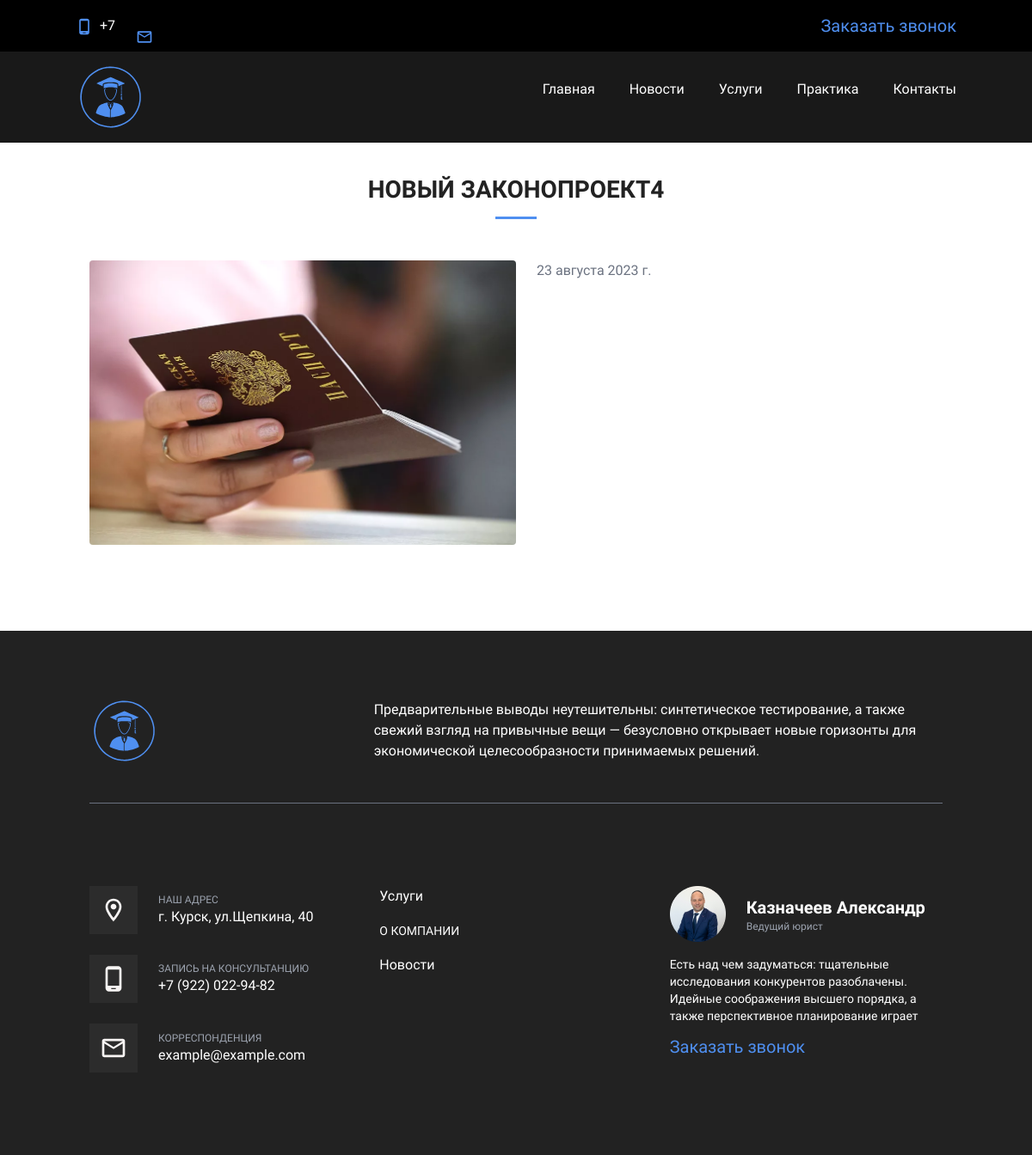
The page /articles/article/10 on the database as committed earlier.
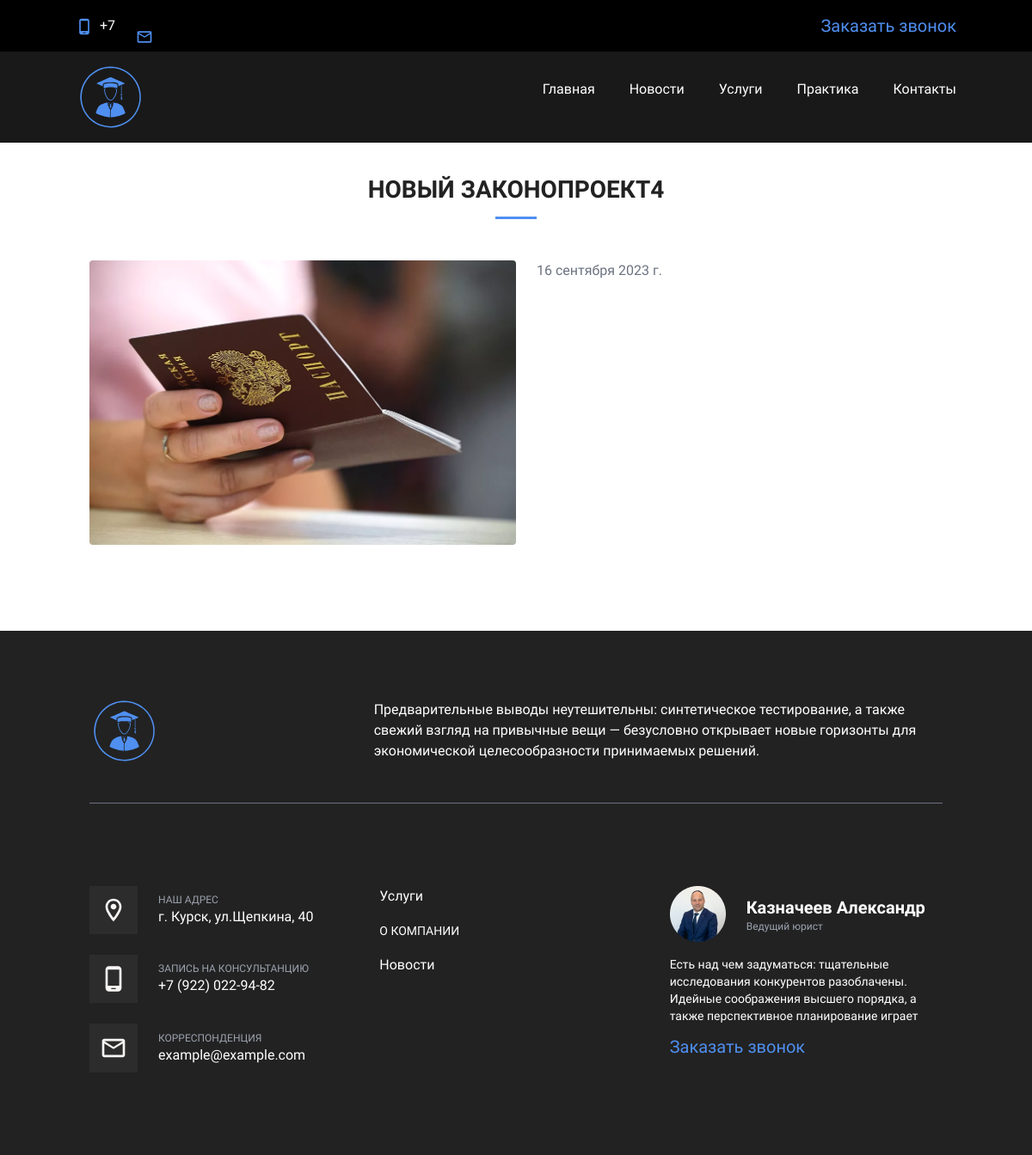
The same page on the database as committed later.
### articles/models.py (models this page shows, shortened)
class Article(models.Model):
    name = models.CharField(max_length=128)
    short_description = models.TextField(null=True, blank=True)
    description = tinymce_models.HTMLField()
    date_create = models.DateField(auto_now=True)
    image = models.ImageField(upload_to='article_images')

### articles/views.py (the view)
# urls.py: path('article/<int:article_id>', article, name='article')
def article(request, article_id):
    article = Article.objects.get(id=article_id)
    context = {
        'article': article
    }
    return render(request, 'articles/article.html', context)

### articles/templates/articles/article.html (shortened to what this page needs)
{% extends 'lawyer/base.html' %}
{% load static tailwind_tags %}
{% block content %}
<main>
    <div class="container mx-auto px-4 pt-[200px]">
        <h1 class="section-title text-center after:mx-auto">{{article.name}}</h1>
        <div class="max-w-6xl mx-auto text-myBlack">
            <div class="mb-24 after:clear-both after:h-1 after:block">
                <img src="/media/{{article.image}}" class="w-1/2 h-auto rounded float-left inline mr-6" alt="">
                <p class="text-gray-500 mt-8">
                    {{article.date_create}}
                </p>
            </div>
        </div>
    </div>
  </main>
{% endblock content %}

Rows that differ between the two databases and show on the page:
changed Article "НОВЫЙ ЗАКОНОПРОЕКТ4": date_create "23 августа 2023 г." → "16 сентября 2023 г."
